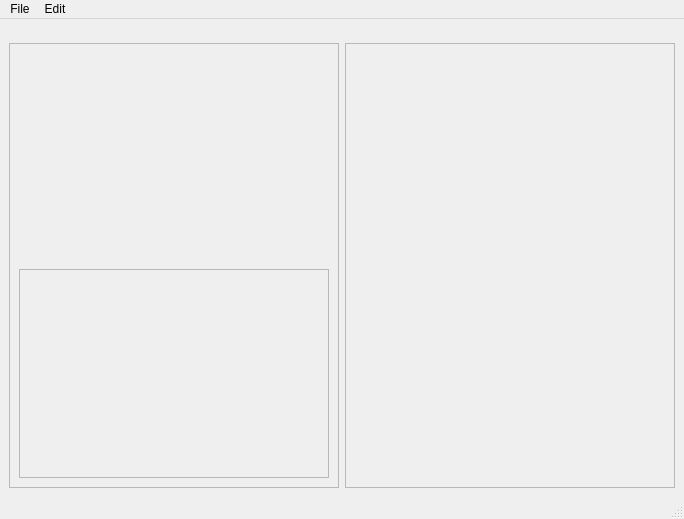
<?xml version="1.0" encoding="UTF-8"?>
<ui version="4.0">
 <class>MainWindow</class>
 <widget class="QMainWindow" name="MainWindow">
  <property name="geometry">
   <rect>
    <x>0</x>
    <y>0</y>
    <width>684</width>
    <height>519</height>
   </rect>
  </property>
  <property name="windowTitle">
   <string>MainWindow</string>
  </property>
  <widget class="QWidget" name="centralwidget">
   <layout class="QVBoxLayout" name="verticalLayout">
    <item>
     <widget class="QWidget" name="widget" native="true">
      <property name="maximumSize">
       <size>
        <width>16777215</width>
        <height>9</height>
       </size>
      </property>
     </widget>
    </item>
    <item>
     <layout class="QHBoxLayout" name="horizontalLayout">
      <item>
       <widget class="QFrame" name="frame_2">
        <property name="frameShape">
         <enum>QFrame::StyledPanel</enum>
        </property>
        <property name="frameShadow">
         <enum>QFrame::Raised</enum>
        </property>
        <layout class="QVBoxLayout" name="verticalLayout_2">
         <item>
          <widget class="QWidget" name="widget_2" native="true"/>
         </item>
         <item>
          <widget class="QFrame" name="frame_4">
           <property name="frameShape">
            <enum>QFrame::StyledPanel</enum>
           </property>
           <property name="frameShadow">
            <enum>QFrame::Raised</enum>
           </property>
          </widget>
         </item>
        </layout>
       </widget>
      </item>
      <item>
       <widget class="QFrame" name="frame">
        <property name="frameShape">
         <enum>QFrame::StyledPanel</enum>
        </property>
        <property name="frameShadow">
         <enum>QFrame::Raised</enum>
        </property>
       </widget>
      </item>
     </layout>
    </item>
   </layout>
  </widget>
  <widget class="QMenuBar" name="menubar">
   <property name="geometry">
    <rect>
     <x>0</x>
     <y>0</y>
     <width>684</width>
     <height>22</height>
    </rect>
   </property>
   <widget class="QMenu" name="menuFile">
    <property name="title">
     <string>File</string>
    </property>
    <addaction name="actionOpen_Video"/>
    <addaction name="separator"/>
   </widget>
   <widget class="QMenu" name="menuEdit">
    <property name="title">
     <string>Edit</string>
    </property>
   </widget>
   <addaction name="menuFile"/>
   <addaction name="menuEdit"/>
  </widget>
  <widget class="QStatusBar" name="statusbar"/>
  <action name="actionOpen_Video">
   <property name="text">
    <string>Open Video</string>
   </property>
  </action>
 </widget>
 <resources/>
 <connections/>
</ui>
